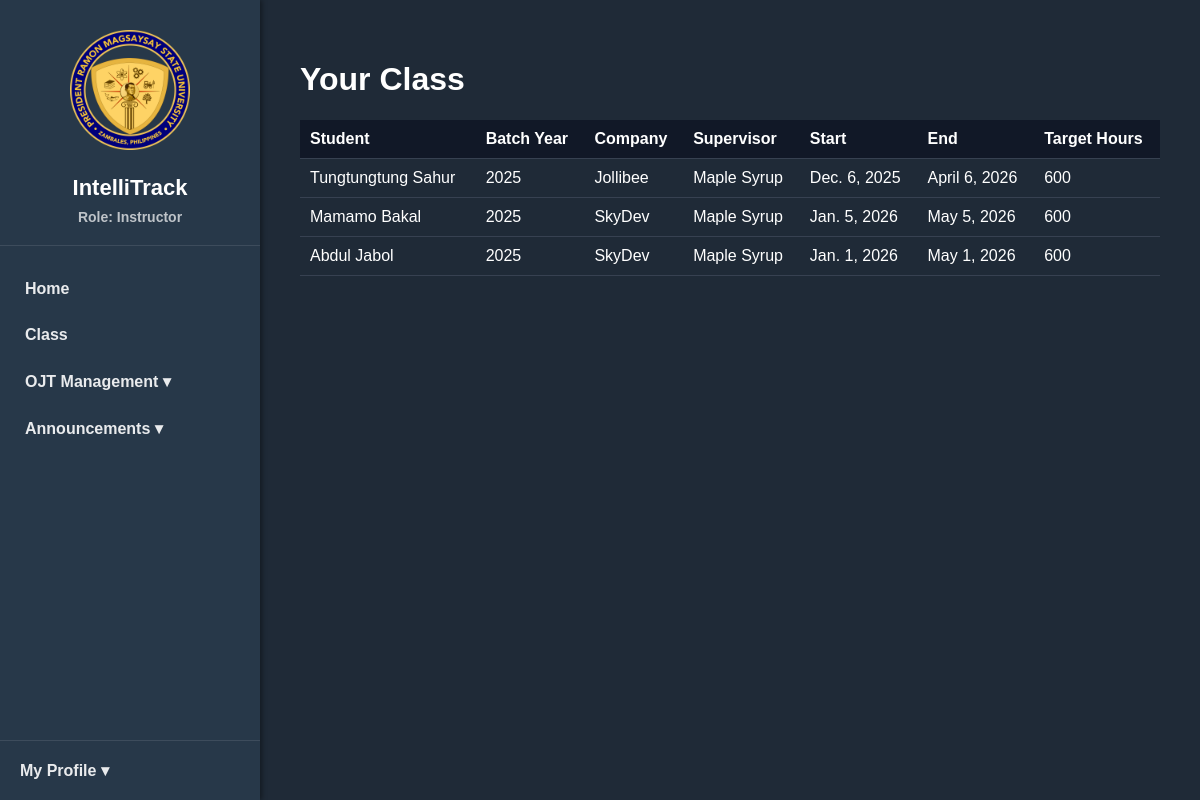
Screenshot of /instructor/class/ (signed in) with the database file from the repository.
### student/models.py (models this page shows, shortened)
class OJTPlacement(models.Model):
    student = models.OneToOneField(
        User,
        on_delete=models.CASCADE,
        related_name='ojt_placement',
        limit_choices_to={'role': 'student'}
    )
    supervisor = models.ForeignKey(
        User,
        on_delete=models.SET_NULL,
        null=True,
        blank=True,
        related_name='supervised_students',
        limit_choices_to={'role': 'company'}
    )
    batch_year = models.IntegerField(
        choices=YEAR_CHOICES,
        null=True,
        blank=True
    )
    batch_year = models.IntegerField(choices=YEAR_CHOICES, null=True, blank=True)
    company_name = models.CharField(max_length=255, blank=True, null=True)
    start_date = models.DateField(blank=True, null=True)
    end_date = models.DateField(blank=True, null=True)
    target_hours = models.IntegerField(default=600)
    notes = models.TextField(blank=True, null=True)

### accounts/models.py (models this page shows, shortened)
class User(AbstractUser):
    ROLE_CHOICES = [
        ('student', 'Student'),
        ('instructor', 'Instructor'),
        ('company', 'Company Supervisor'),
        ('admin', 'Administrator'),
    ]
    role = models.CharField(max_length=20, choices=ROLE_CHOICES)

### ojt_tracker/decorators.py (the view)
        @login_required(login_url="/login/")
        def wrapper(request, *args, **kwargs):
            if request.user.role in allowed_roles:
                return view_func(request, *args, **kwargs)
            return redirect('/login')

### teacher/views.py (called while the page is built)
@role_required(['instructor'])
def instructor_class_list(request):
    placements = (
        OJTPlacement.objects
        .select_related("student")
        .order_by("company_name", "student__last_name", "student__first_name")
    )
    return render(request, "teacher/teacher-class.html", {
        "placements": placements
    })

### teacher/templates/teacher/teacher-class.html (shortened to what this page needs)
{% extends "teacher/base.html" %}
{% block content %}
<h1>Your Class</h1>
{% if placements %}
    <table id="placementTable">
        <thead>
            <tr>
                <th onclick="sortTable(0)">Student</th>
                <th onclick="sortTable(1)">Batch Year</th>
                <th onclick="sortTable(2)">Company</th>
                <th onclick="sortTable(3)">Supervisor</th>
                <th onclick="sortTable(4)">Start</th>
                <th onclick="sortTable(5)">End</th>
                <th onclick="sortTable(6)">Target Hours</th>
            </tr>
        </thead>
        <tbody>
            {% for p in placements %}
            <tr>
                <td>{{ p.student.get_full_name }}</td>
                <td>{{ p.batch_year|default:"-" }}</td>
                <td>{{ p.company_name|default:"No company" }}</td>
                <td>{{ p.supervisor.get_full_name|default:"None" }}</td>
                <td>{{ p.start_date|default:"-" }}</td>
                <td>{{ p.end_date|default:"-" }}</td>
                <td>{{ p.target_hours }}</td>
            </tr>
            {% endfor %}
        </tbody>
    </table>
{% else %}
    <p>No placements found.</p>
{% endif %}
{% endblock %}

### teacher/templates/teacher/base.html (style rules this page uses)
body { margin: 0; font-family: Arial, Helvetica, sans-serif; background: #1F2A37; color: white; display: flex; height: 100vh; }

### teacher/templates/teacher/teacher-class.html (style rules this page uses)
table { width:100%; border-collapse: collapse; margin-top:20px; cursor:pointer; }
th, td { padding:10px; border-bottom:1px solid #374151; text-align:left; }
th { background:#111827; }

### rows the page displays
OJTPlacement: student.get_full_name "Tungtungtung Sahur", batch_year "2025", company_name "Jollibee", supervisor.get_full_name "Maple Syrup", start_date "Dec. 6, 2025", end_date "April 6, 2026", target_hours "600"
OJTPlacement: student.get_full_name "Mamamo Bakal", batch_year "2025", company_name "SkyDev", supervisor.get_full_name "Maple Syrup", start_date "Jan. 5, 2026", end_date "May 5, 2026", target_hours "600"
OJTPlacement: student.get_full_name "Abdul Jabol", batch_year "2025", company_name "SkyDev", supervisor.get_full_name "Maple Syrup", start_date "Jan. 1, 2026", end_date "May 1, 2026", target_hours "600"
